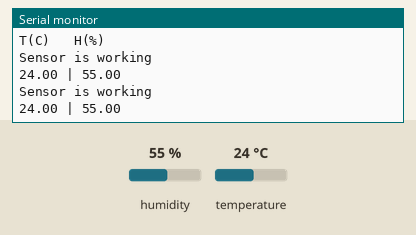
The sketch below on a simulated Arduino Uno, built with avr-gcc and run on an emulated ATmega328P. On the bench: the last lines printed to the serial monitor. The inputs (shaded band) are chosen by the test bench; at power-on: humidity 55 %, temperature 24 °C.

Above: at 5.8 s.
5.9 s: humidity set to 22 %
At 11.3 s:
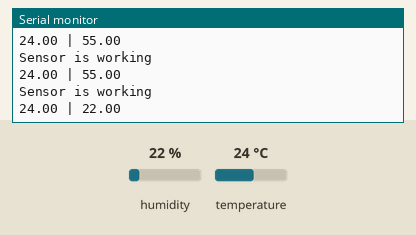
11.9 s: temperature set to 12 °C
At 16.0 s:
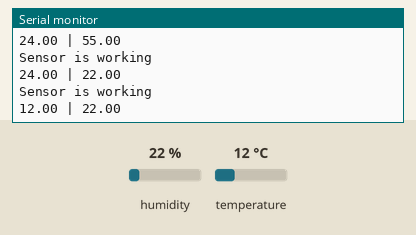
17.9 s: humidity set to 40 %
At 20.7 s:
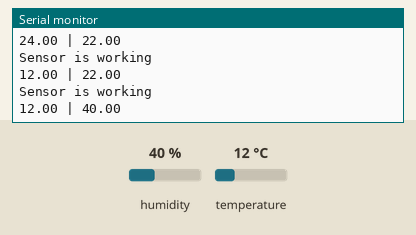
Timing chart, 0 to 22.2 s (numbered marks = the images above; inputs shaded):
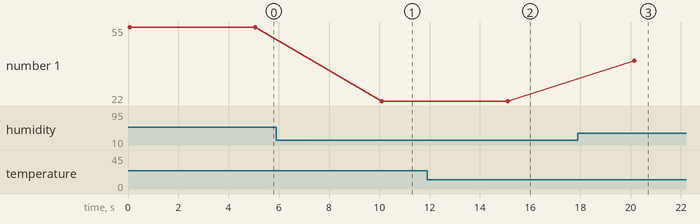

Measured:
- after the input at 5.9 s, the serial monitor: prints a new line after 4.2 s (image 1)
- after the input at 11.9 s, the serial monitor: prints a new line after 3.2 s (image 2)
- after the input at 17.9 s, the serial monitor: prints a new line after 2.2 s (image 3)
- plotted number 1: 55 → 22 after the input at 5.9 s, 22 → 40 after the input at 17.9 s

The sketch:

dht11.ino
```cpp
/**
 * This code includes usage of DHT11 on Arduino Uno.
 * Wiring diagram of DHT11 = http://www.hobbyist.co.nz/sites/default/files/Arduino_Sensor_interface.png
 * Library source of DHT11 = https://github.com/adafruit/DHT-sensor-library
 *
 * @author Cagatay Tanyildiz
 * @email  cagta[at]pm[dot]me
*/
#include "DHT.h"
#define DHT_PIN A0
#define DHT_TYPE DHT11 //Specify sensor type

DHT dht(DHT_PIN, DHT_TYPE);

void setup() {
  Serial.begin(9600);
  Serial.println("Temperature and Humidity test!");
  Serial.println("T(C) \tH(%)");
  dht.begin();
}

void loop() {
  float humidity = dht.readHumidity();
  float temperature = dht.readTemperature();

  Serial.println("Sensor is working");
  Serial.println(String(temperature)+" | "+String(humidity));
  delay(5000);
}
```
